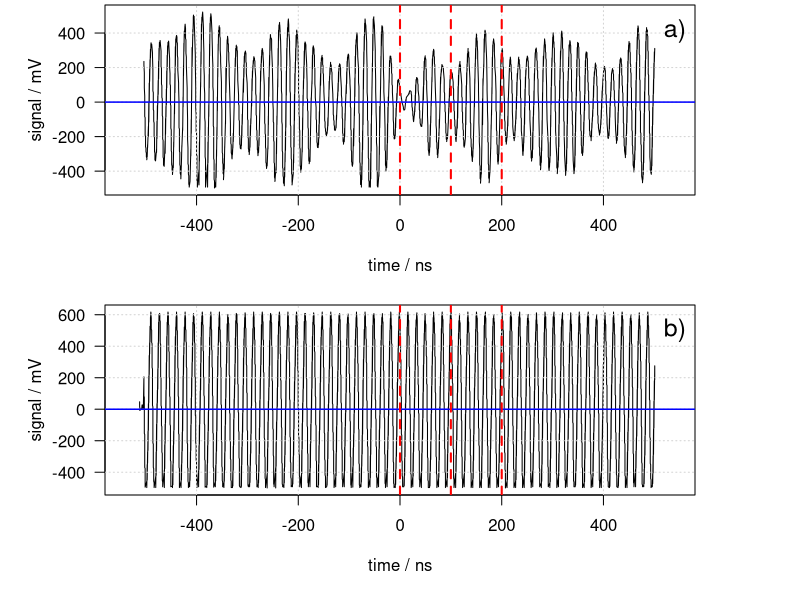

The R source for this figure: (Note: this script raises an error after producing the figure.)
## ---- chunk 1
rm(list=ls()) # Loeschen aller Variablen und Funktionen
options(digits=12)
## ---- chunk 2

## ---- chunk 3

## ---- chunk 4
# -----------------------------------------------------------------
# Plot-Parameter:
# -----------------------------------------------------------------
layout(matrix(c(1:2), 2, 1, byrow = TRUE), 
    widths=c(1), heights=c(1,1))
par(new=F, mai=c(1,1,0,1)+0.05, omi=c(0,0,0,0),
    xaxs='i', yaxs='r', las=1, cex=1, cex.lab=1, cex.axis=1)
# -----------------------------------------------------------------

# Read in real time signal
data00 <- read.csv('trace_00.csv', header = TRUE)
x_data <- data00$time_ns
y_data <- data00$signal

par(mfrow = c(2, 1))  # Create a 2x1 layout for plots

plot(x_data, y_data, xlim=c(-580,580), type='l', xlab = 'time / ns', ylab = 'signal / mV')
grid()
abline(h=0, col='blue', lwd=1.5)
abline(v = c(0, 100, 200), col='red', lty=2, lwd=2)
text(x = 540, y = 410, labels = "a)", col = "black", cex = 1.5)

# Read in corrected time signal
data01 <- read.csv('trace_01.csv', header = TRUE)
x_data_1 <- data01$time_ns
y_data_1 <- data01$signal

plot(x_data_1, y_data_1, xlim=c(-580,580), type='l', xlab = 'time / ns', ylab = 'signal / mV')
grid()
abline(h=0, col='blue', lwd=1.5)
abline(v = c(0, 100, 200), col='red', lty=2, lwd=2)
text(x = 540, y = 500, labels = "b)", col = "black", cex = 1.5)
## ---- chunk 5

## ---- chunk 6
knitr::include_graphics("img_ionization.jpg")
## ---- chunk 7

## ---- chunk 8
# Read in wavemeter and comb frequencies, beat frequency and signal

data02 <- read.csv('spectrum_GK22_70f03_h2.csv', header = TRUE)
freq_comb <- data02$comb_freq2
signal<- data02$signal

freq_comb_mat=matrix(freq_comb,ncol=3,byrow=T)
signal_mat=matrix(signal,ncol=3,byrow=T)

plot(rowMeans(freq_comb_mat) - 13115.65, rowMeans(signal_mat), type = 'l', lwd=2, xlab =  expression("wavenumber /" ~ cm^{-1} ~ " - 13115.65"), ylab = 'ion signal / a.u.')
grid()
## ---- chunk 9

## ---- chunk 10

